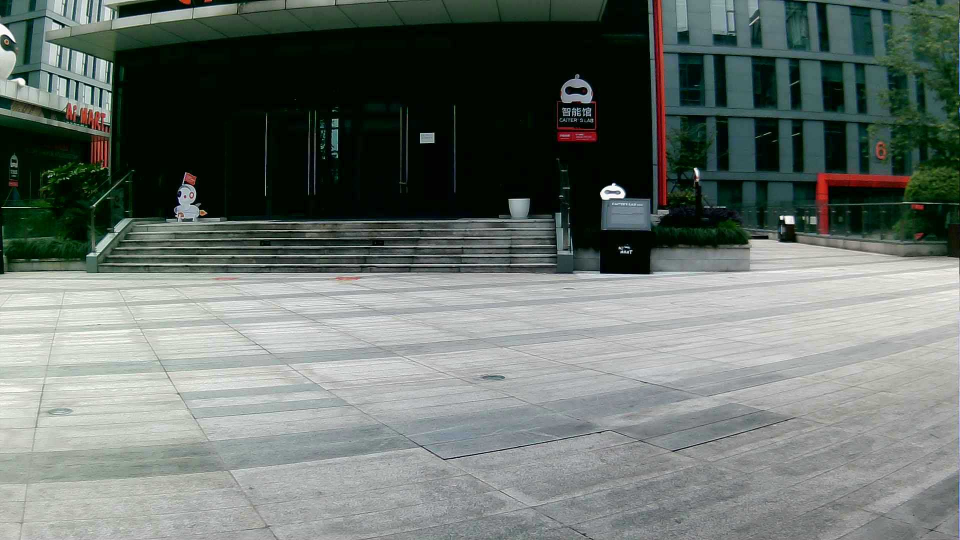
#> input picture CVTricks/stitch_imgs/img_0002.jpg, 1920 x 1080 px (shown at 1/2 size)
$ python stitcher.py
#> lines starting #> are read from the running program, lines starting #| are printed output that depends on the picture
#encoding=utf-8
"""
Stitch two images.
"""

import os
import cv2
import copy
import time
import matplotlib.pyplot as plt
import numpy as np
from pathlib import Path


CUR_DIR = Path(os.path.abspath(__file__)).parent


class Stitcher:

  def __init__(self, ):
      pass

  # [199 lines left out: functions stitch_image_pairs, detect_and_describe, match_keypoints, __get_affine_homography, img_bbox, boxPoints, not called in this run]


def stitch_demo():
    # 使用opencv自带的 stitcher 拼接
    root = str(CUR_DIR / "stitch_imgs")
    img1 = cv2.imread(f"{root}/img_0002.jpg", 1)
#> img1 is the input picture: shape (1080, 1920, 3); mean B, G, R 107.4, 112.5, 104.1
    img2 = cv2.imread(f"{root}/img_0003.jpg", 1)
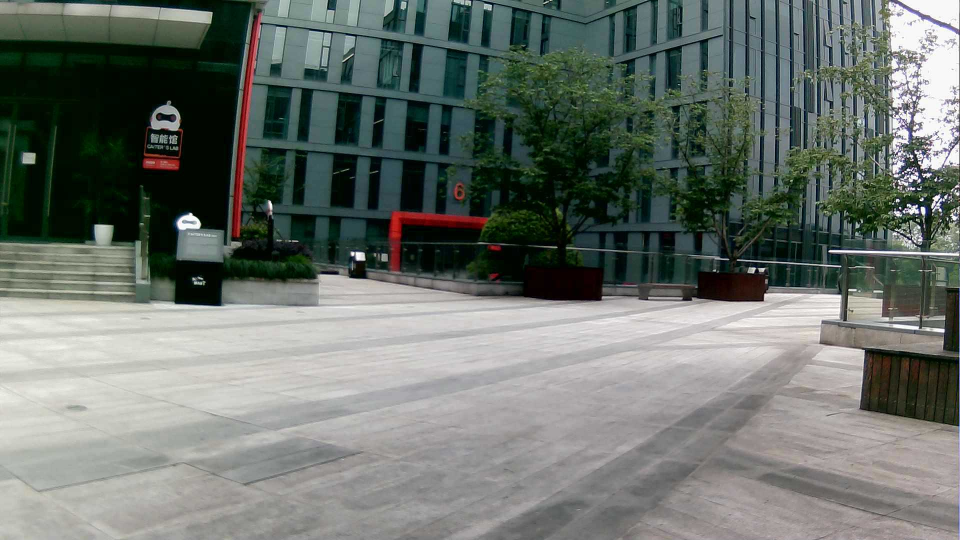
#> input picture CVTricks/stitch_imgs/img_0003.jpg, 1920 x 1080 px (shown at 1/2 size)
#> img2 is the input picture: shape (1080, 1920, 3); mean B, G, R 108.3, 114.1, 107.1

    # stitcher = cv2.createStitcher(False)    # 老的OpenCV版本，用这一个
    stitcher = cv2.Stitcher.create(cv2.Stitcher_PANORAMA)  # 我的是OpenCV4
    st_t = time.time()
    (status, pano) = stitcher.stitch((img1, img2))
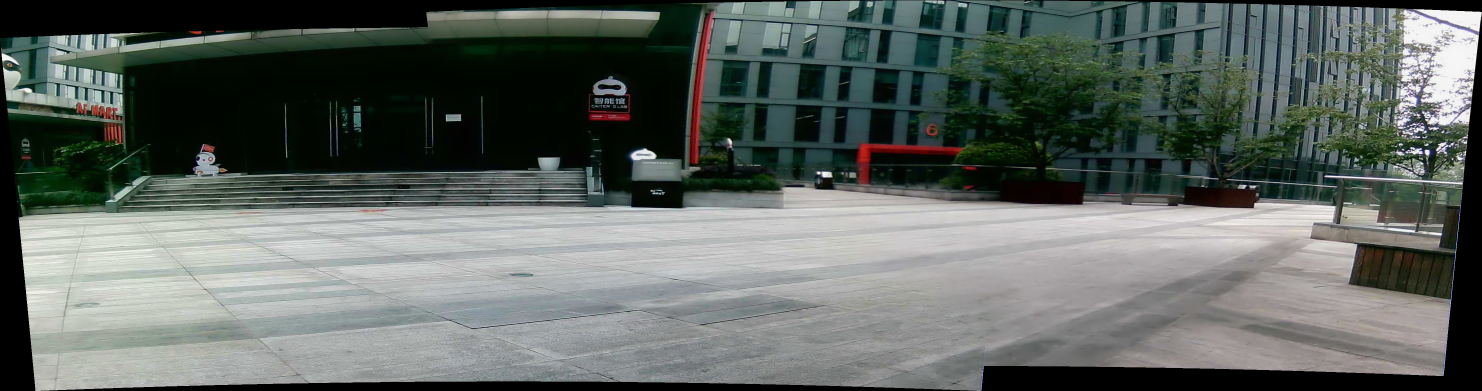
#> pano: shape (1173, 4445, 3) (shown at 1/3 size); mean B, G, R 98, 102.3, 95.4
#> status = 0
    print(time.time() - st_t)
    if status != cv2.Stitcher_OK:
        print("不能拼接图片, error code = %d" % status)
    else:
        print("拼接成功.")
        plt.imshow(pano[:, :, ::-1])
        plt.show()


# [11 lines left out: function affine_stitch, not called in this run]


if __name__=="__main__":

    # affine_stitch()

    stitch_demo()
